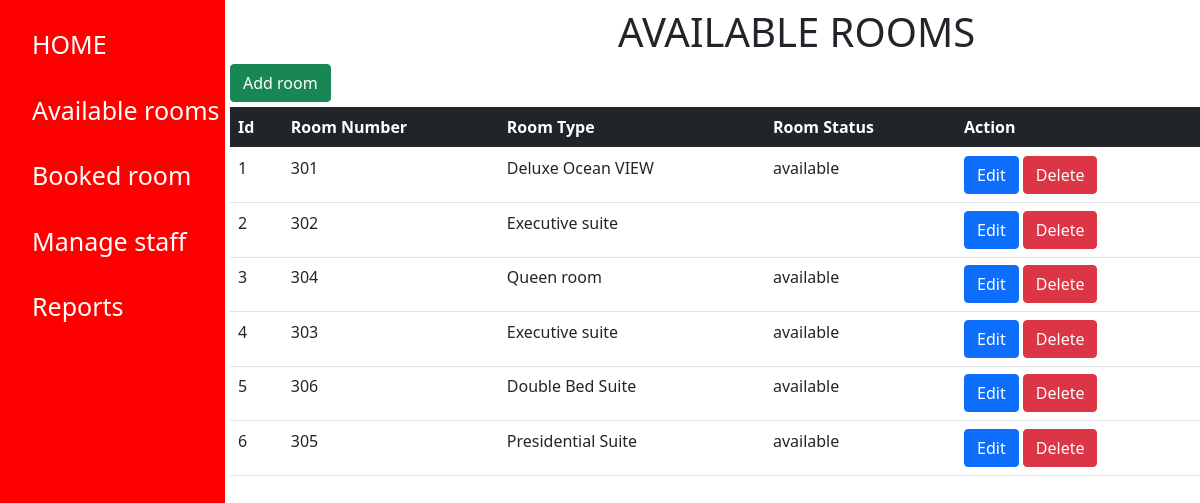
/admin/room.php, run on the app's committed database.
### tables this page shows
CREATE TABLE `rooms` (
  `id` int(11) NOT NULL,
  `r_number` varchar(50) DEFAULT NULL,
  `r_type` varchar(50) DEFAULT NULL,
  `status` enum('available','booked') DEFAULT NULL
);

### admin/room.php (the view, shortened to what this page needs)
<!DOCTYPE html>
<html>
<head>
<link rel="stylesheet" href="style.css">
<link href="https://cdn.jsdelivr.net/npm/bootstrap@5.0.2/dist/css/bootstrap.min.css" rel="stylesheet">
</head>
<body>
    <div class="sidenav">
        <p class="side"><a href="index.php">HOME</a></p>
        <p class="side"><a href="room.php">Available rooms</a></p>
        <p class="side"><a href="booked.php">Booked room</a></p>
        <p class="side"><a href="staff.php">Manage staff</a></p>
        <p class="side"><a href="report.html">Reports</a>
      </div>
<div class="main">
  <h1>Available Rooms</h1>
  <a class="btn btn-success" style="margin-bottom: 5px" href="create.php">Add room</a>
<table class="table">
  <thead class="table-dark">
    <th>Id</th>
    <th>Room Number</th>
    <th>Room Type</th>
    <th>Room Status</th>
    <th>Action</th>
  </thead>
  <tbody>
    <?php
      include("connection.php");
      $sql = "SELECT * FROM rooms";
      $result = $conn->query($sql);
      while($row = $result->fetch_assoc()) {
        echo"<tr>
         <td>" . $row["id"] . "</td>
         <td>" . $row["r_number"] . "</td>
         <td>" . $row["r_type"] . "</td>
         <td>" . $row["status"] . "</td>
         <td>
            <a href='update.php?id=$row[id]' class='btn btn-primary'>Edit</a>
            <a href='delete.php?id=$row[id]' class='btn btn-danger'>Delete</a>
         <tr>";
      }
    ?>
  </tbody>
</table>
</div>
</body>
</html>

### admin/style.css (style rules this page uses)
body { font-family: "Lato", sans-serif; }
.sidenav { height: 100%; width: 20%vw; position: fixed; z-index: 1; top: 0; left: 0; background-color: red; overflow-x: hidden; padding-top: 20px; }
.sidenav a { padding: 6px 6px 6px 32px; text-decoration: none; font-size: 25px; color: white; display: block; }
h1 { font-weight: bold; margin-left: 40%; text-transform: uppercase; }
.main { margin-top: 8px; margin-left: 230px; }

### data on the page
rooms: id "1", r_number "301", r_type "Deluxe Ocean VIEW", status "available"
rooms: id "2", r_number "302", r_type "Executive suite"
rooms: id "3", r_number "304", r_type "Queen room", status "available"
rooms: id "4", r_number "303", r_type "Executive suite", status "available"
rooms: id "5", r_number "306", r_type "Double Bed Suite", status "available"
rooms: id "6", r_number "305", r_type "Presidential Suite", status "available"
